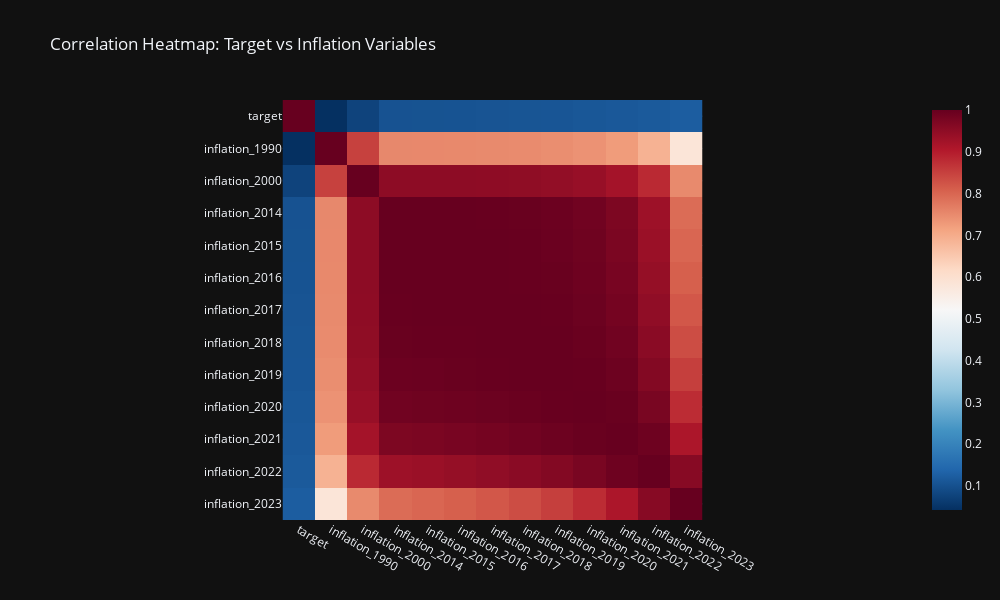

The cell this chart's notebook holds for it:
### Code cell
# Variables to compare
variables_to_compare = ['inflation_1990', 'inflation_2000', 'inflation_2014', 'inflation_2015',
       'inflation_2016', 'inflation_2017', 'inflation_2018', 'inflation_2019',
       'inflation_2020', 'inflation_2021', 'inflation_2022', 'inflation_2023'
]

# Compute the correlation matrix for 'target' and the selected variables
columns_to_use = ['target'] + variables_to_compare
df_corr_matrix = df[columns_to_use].corr()

# Take the absolute values of the correlation matrix
df_corr_matrix_abs = df_corr_matrix.abs()

fig = px.imshow(df_corr_matrix_abs, 
                color_continuous_scale='RdBu_r', 
                title="Correlation Heatmap: Target vs Inflation Variables", 
                template='plotly_dark', 
                width=1000,  
                height=600)  

fig.show()

### Figure 1 — Plotly figure (JSON) as saved in the notebook; plotly's stock layout.template omitted (floating-point values rounded to 4 significant figures; data arrays with more than 128 entries replaced by an {"elided": "..."} marker saying what was removed)
{"data": [{"coloraxis": "coloraxis", "hovertemplate": "x: %{x}<br>y: %{y}<br>color: %{z}<extra></extra>", "name": "0", "type": "heatmap", "x": ["target", "inflation_1990", "inflation_2000", "inflation_2014", "inflation_2015", "inflation_2016", "inflation_2017", "inflation_2018", "inflation_2019", "inflation_2020", "inflation_2021", "inflation_2022", "inflation_2023"], "xaxis": "x", "y": ["target", "inflation_1990", "inflation_2000", "inflation_2014", "inflation_2015", "inflation_2016", "inflation_2017", "inflation_2018", "inflation_2019", "inflation_2020", "inflation_2021", "inflation_2022", "inflation_2023"], "yaxis": "y", "z": {"elided": "13x13 float values"}}], "layout": {"coloraxis": {"colorscale": [[0, "rgb(5,48,97)"], [0.1, "rgb(33,102,172)"], [0.2, "rgb(67,147,195)"], [0.3, "rgb(146,197,222)"], [0.4, "rgb(209,229,240)"], [0.5, "rgb(247,247,247)"], [0.6, "rgb(253,219,199)"], [0.7, "rgb(244,165,130)"], [0.8, "rgb(214,96,77)"], [0.9, "rgb(178,24,43)"], [1, "rgb(103,0,31)"]]}, "height": 600, "title": {"text": "Correlation Heatmap: Target vs Inflation Variables"}, "width": 1000, "xaxis": {"anchor": "y", "constrain": "domain", "domain": [0, 1], "scaleanchor": "y"}, "yaxis": {"anchor": "x", "autorange": "reversed", "constrain": "domain", "domain": [0, 1]}}}
